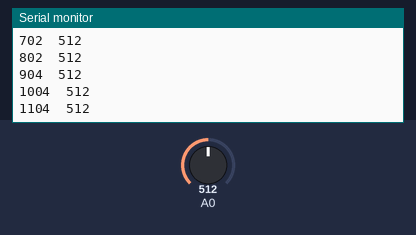
The sketch below on a simulated Arduino Uno, built with avr-gcc and run on an emulated ATmega328P. Parts: the last lines printed to the serial monitor. The test bench sets the inputs (shaded band); at power-on: A0 = 512.

Above: at 1.2 s.
1.3 s: A0 set to 716
At 1.31 s:
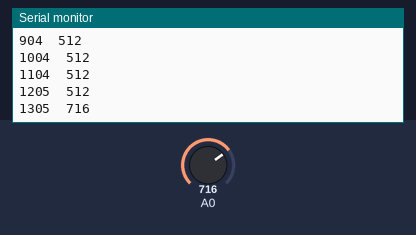
2.8 s: A0 set to 900
At 2.82 s:
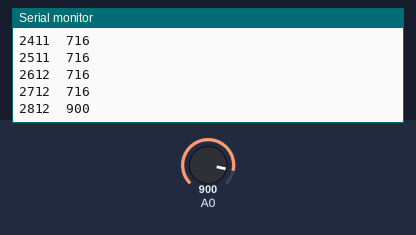
Timing chart, 0 to 5.8 s (numbered marks = the images above; inputs shaded):
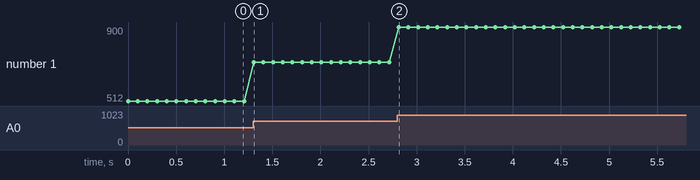

Measured:
- after the input at 1.3 s, the serial monitor: prints a new line at once (image 1)
- plotted number 1: 512 → 716 after the input at 1.3 s

The sketch:

pulse_signal.ino
```cpp
int sign;
unsigned long temps;

//SETUP
void setup() {

  Serial.begin(9600);


}

void loop() {
  sign = analogRead(A0);
  temps = millis();
  Serial.print(temps);
  Serial.print("\t");

  Serial.println(sign);
  delay(100);


}
```
